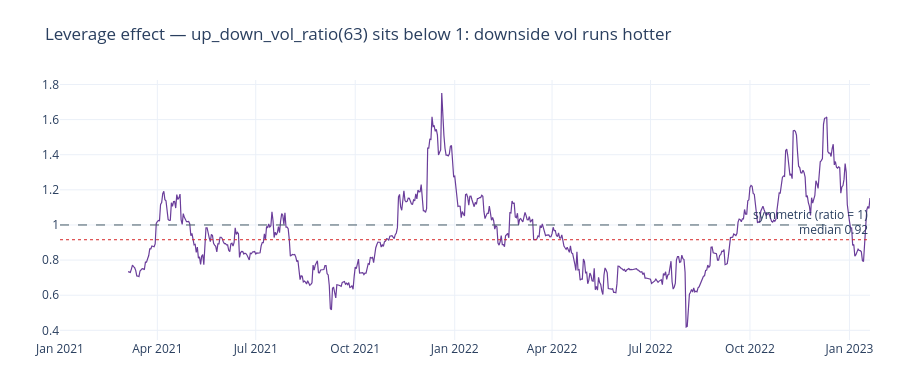

Notebook code cell kept with this figure:
### Markdown cell above
## 3 · Leverage effect
`up_down_vol_ratio` compares upside to downside semi-deviation. Persistently below 1 means downside moves dominate the variance — the asymmetry our GJR leverage term injects.

### Code cell
# Leverage effect: downside shocks raise volatility more than upside shocks. up_down_vol_ratio < 1
# means downside semi-deviation dominates.
udr = df.get_column("up_down_vol_ratio_63").to_numpy()
med = float(np.nanmedian(udr))
fig = go.Figure()
fig.add_trace(go.Scatter(x=t, y=udr.tolist(), name="up/down vol ratio",
                         line=dict(color="#6a3d9a", width=1.2)))
fig.add_hline(y=1.0, line=dict(color="#455a64", width=1, dash="dash"),
              annotation_text="symmetric (ratio = 1)")
fig.add_hline(y=med, line=dict(color="#d62728", width=1, dash="dot"),
              annotation_text=f"median {med:.2f}")
fig.update_layout(height=380,
                  title="Leverage effect — up_down_vol_ratio(63) sits below 1: downside vol runs hotter",
                  margin=dict(l=60, r=30, t=80, b=40))
fig.show()

### Figure 1 — Plotly figure (JSON) as saved in the notebook; plotly's stock layout.template omitted (floating-point values rounded to 4 significant figures; data arrays with more than 128 entries replaced by an {"elided": "..."} marker saying what was removed)
{"data": [{"line": {"color": "#6a3d9a", "width": 1.2}, "name": "up/down vol ratio", "type": "scatter", "x": {"elided": "750 str values"}, "y": {"elided": "750 float values"}}], "layout": {"annotations": [{"showarrow": false, "text": "symmetric (ratio = 1)", "x": 1, "xanchor": "right", "xref": "x domain", "y": 1.0, "yanchor": "bottom", "yref": "y"}, {"showarrow": false, "text": "median 0.92", "x": 1, "xanchor": "right", "xref": "x domain", "y": 0.916, "yanchor": "bottom", "yref": "y"}], "height": 380, "margin": {"b": 40, "l": 60, "r": 30, "t": 80}, "shapes": [{"line": {"color": "#455a64", "dash": "dash", "width": 1}, "type": "line", "x0": 0, "x1": 1, "xref": "x domain", "y0": 1.0, "y1": 1.0, "yref": "y"}, {"line": {"color": "#d62728", "dash": "dot", "width": 1}, "type": "line", "x0": 0, "x1": 1, "xref": "x domain", "y0": 0.916, "y1": 0.916, "yref": "y"}], "title": {"text": "Leverage effect — up_down_vol_ratio(63) sits below 1: downside vol runs hotter"}}}
